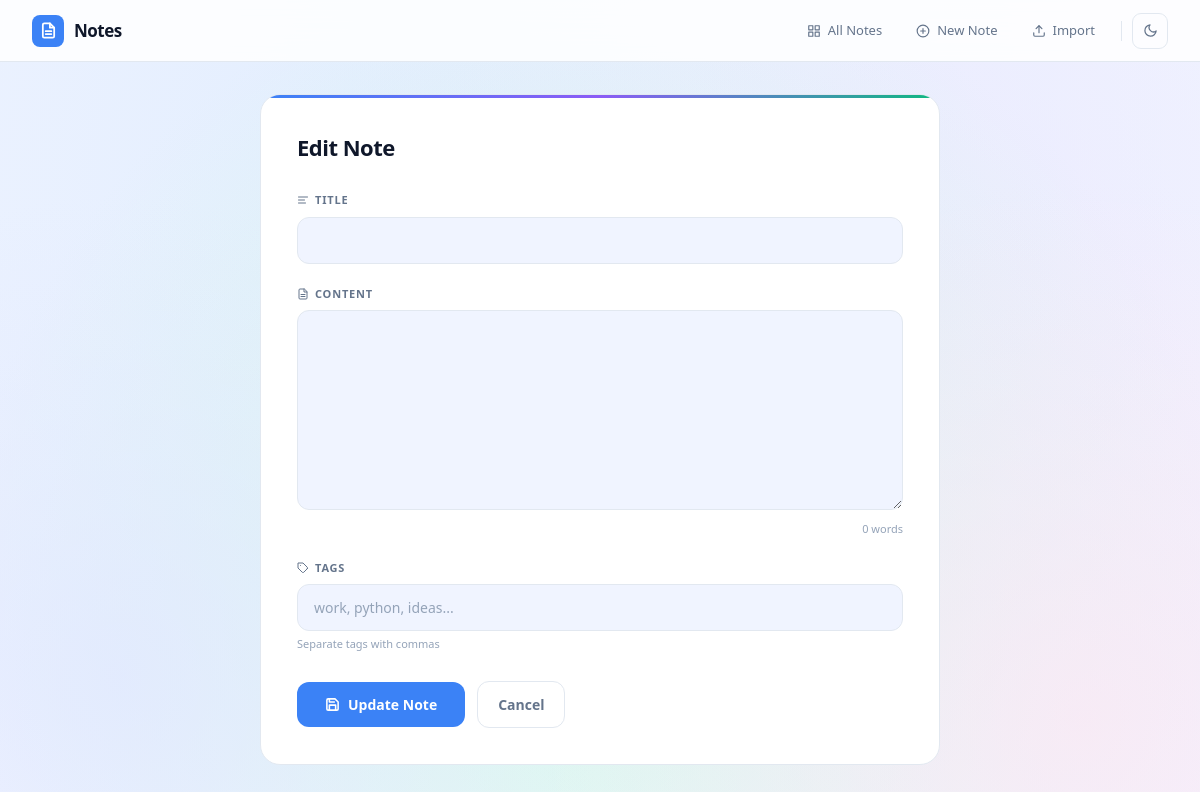
Page /edit/10 on the earlier database version.
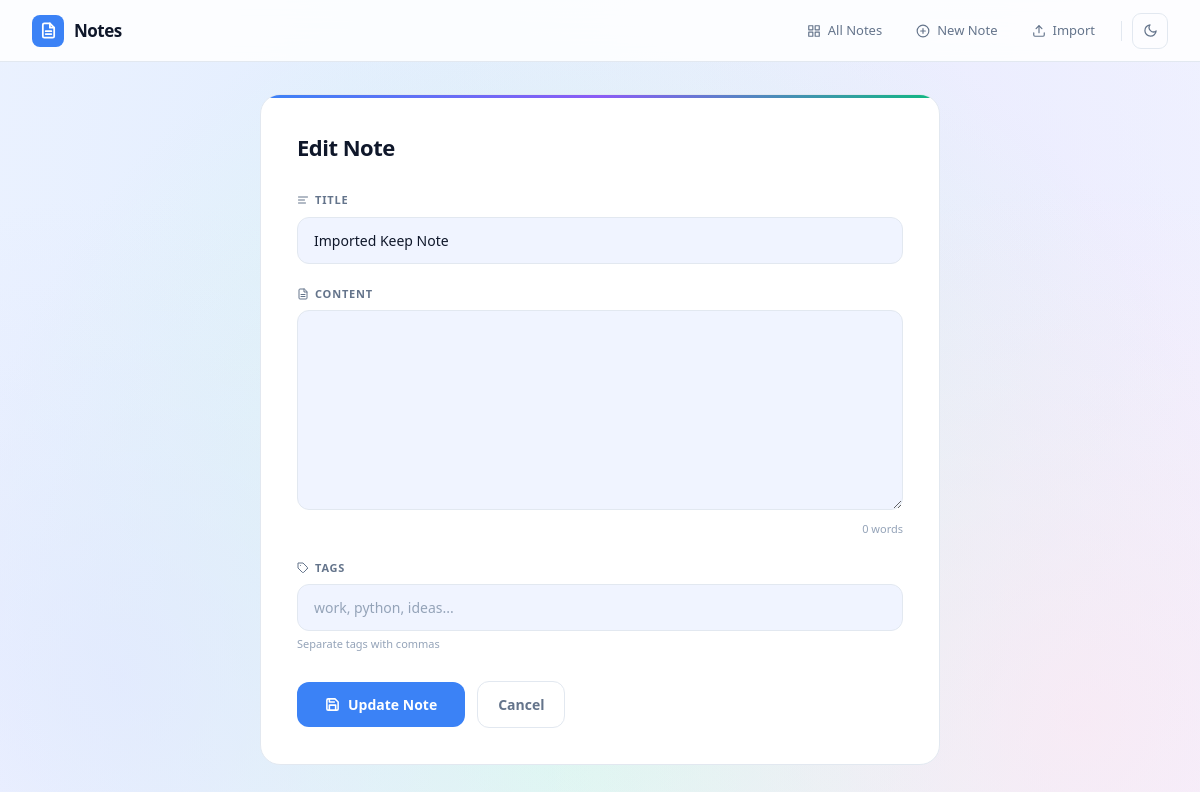
Same page on the later database version.
### tables this page shows
CREATE TABLE notes (
            id INTEGER PRIMARY KEY AUTOINCREMENT,
            title TEXT NOT NULL,
            content TEXT NOT NULL
        , is_pinned INTEGER DEFAULT 0, created_at TEXT, updated_at TEXT, word_count INTEGER DEFAULT 0);

### app.py (the view, shortened to what this page needs)
@app.route('/edit/<int:note_id>', methods=['GET', 'POST'])
def edit(note_id):
    conn = get_connection()
    note = conn.execute('SELECT * FROM notes WHERE id = ?', (note_id,)).fetchone()
    existing_tags = conn.execute('''
        SELECT tags.name FROM tags
        JOIN note_tags ON tags.id = note_tags.tag_id
        WHERE note_tags.note_id = ?
    ''', (note_id,)).fetchall()
    tag_string = ', '.join([t['name'] for t in existing_tags])
    conn.close()
    return render_template('edit.html', note=note, tag_string=tag_string)

### database.py (called while the page is built)
def get_connection():
    conn = sqlite3.connect('notes.db')
    conn.row_factory = sqlite3.Row
    return conn

### templates/edit.html (shortened to what this page needs)
{% extends "base.html" %}
{% block content %}
<div class="form-wrap">
  <div class="form-card">
    <h2 class="form-title">Edit Note</h2>
    <form method="POST">
      <div class="form-group">
        <div class="form-label">
          <svg viewBox="0 0 24 24" fill="none" stroke="currentColor" stroke-width="2" stroke-linecap="round" stroke-linejoin="round">
            <line x1="21" y1="6" x2="3" y2="6"/><line x1="15" y1="12" x2="3" y2="12"/><line x1="17" y1="18" x2="3" y2="18"/>
          </svg>
          Title
        </div>
        <input type="text" name="title" class="form-input" value="{{ note['title'] }}" autocomplete="off">
      </div>
      <div class="form-group">
        <div class="form-label">
          <svg viewBox="0 0 24 24" fill="none" stroke="currentColor" stroke-width="2" stroke-linecap="round" stroke-linejoin="round">
            <path d="M14 2H6a2 2 0 0 0-2 2v16a2 2 0 0 0 2 2h12a2 2 0 0 0 2-2V8z"/>
            <polyline points="14 2 14 8 20 8"/>
            <line x1="16" y1="13" x2="8" y2="13"/><line x1="16" y1="17" x2="8" y2="17"/>
          </svg>
          Content
        </div>
        <textarea name="content" id="note-content" class="form-input"
          oninput="updateCount()">{{ note['content'] }}</textarea>
        <div class="char-count"><span id="word-count">0</span> words</div>
      </div>
      <div class="form-group">
        <div class="form-label">
          <svg viewBox="0 0 24 24" fill="none" stroke="currentColor" stroke-width="2" stroke-linecap="round" stroke-linejoin="round">
            <path d="M20.59 13.41l-7.17 7.17a2 2 0 0 1-2.83 0L2 12V2h10l8.59 8.59a2 2 0 0 1 0 2.82z"/>
            <line x1="7" y1="7" x2="7.01" y2="7"/>
          </svg>
          Tags
        </div>
        <input type="text" name="tags" class="form-input" value="{{ tag_string or '' }}" placeholder="work, python, ideas...">
        <div class="form-hint">Separate tags with commas</div>
      </div>
      <div class="form-actions">
        <button type="submit" class="btn-primary">
          <svg viewBox="0 0 24 24" fill="none" stroke="currentColor" stroke-width="2.5" stroke-linecap="round" stroke-linejoin="round">
            <path d="M19 21H5a2 2 0 0 1-2-2V5a2 2 0 0 1 2-2h11l5 5v11a2 2 0 0 1-2 2z"/>
            <polyline points="17 21 17 13 7 13 7 21"/>
            <polyline points="7 3 7 8 15 8"/>
          </svg>
          Update Note
        </button>
        <a href="{{ url_for('index') }}" class="btn-secondary">Cancel</a>
      </div>
    </form>
  </div>
</div>
{% endblock %}

### templates/base.html (shortened to what this page needs)
<!DOCTYPE html>
<html lang="en">
<head>
    <script src="https://cdn.tailwindcss.com"></script>
    <link rel="stylesheet" href="{{ url_for('static', filename='style.css') }}">
</head>
<body>
<nav>
    <a href="{{ url_for('index') }}" class="nav-brand">
        <div class="nav-brand-icon">
            <svg viewBox="0 0 24 24" fill="none" stroke="white" stroke-width="2.5" stroke-linecap="round" stroke-linejoin="round">
                <path d="M14 2H6a2 2 0 0 0-2 2v16a2 2 0 0 0 2 2h12a2 2 0 0 0 2-2V8z"/>
                <polyline points="14 2 14 8 20 8"/>
                <line x1="16" y1="13" x2="8" y2="13"/>
                <line x1="16" y1="17" x2="8" y2="17"/>
            </svg>
        </div>
        <span class="nav-brand-text">Notes</span>
    </a>
    <div class="nav-links">
        <a href="{{ url_for('index') }}" class="nav-link">
            <svg viewBox="0 0 24 24" fill="none" stroke="currentColor" stroke-width="2" stroke-linecap="round" stroke-linejoin="round">
                <rect x="3" y="3" width="7" height="7"/><rect x="14" y="3" width="7" height="7"/>
                <rect x="14" y="14" width="7" height="7"/><rect x="3" y="14" width="7" height="7"/>
            </svg>
            All Notes
        </a>
        <a href="{{ url_for('create') }}" class="nav-link">
            <svg viewBox="0 0 24 24" fill="none" stroke="currentColor" stroke-width="2" stroke-linecap="round" stroke-linejoin="round">
                <circle cx="12" cy="12" r="10"/>
                <line x1="12" y1="8" x2="12" y2="16"/>
                <line x1="8" y1="12" x2="16" y2="12"/>
            </svg>
            New Note
        </a>
        <a href="{{ url_for('import_notes') }}" class="nav-link">
            <svg viewBox="0 0 24 24" fill="none" stroke="currentColor" stroke-width="2" stroke-linecap="round" stroke-linejoin="round">
                <path d="M21 15v4a2 2 0 0 1-2 2H5a2 2 0 0 1-2-2v-4"/>
                <polyline points="17 8 12 3 7 8"/>
                <line x1="12" y1="3" x2="12" y2="15"/>
            </svg>
            Import
        </a>
        <button class="theme-toggle" onclick="toggleTheme()" id="theme-btn">
            <svg id="moon-icon" viewBox="0 0 24 24" fill="none" stroke="currentColor" stroke-width="2" stroke-linecap="round" stroke-linejoin="round">
                <path d="M21 12.79A9 9 0 1 1 11.21 3 7 7 0 0 0 21 12.79z"/>
            </svg>
        </button>
    </div>
</nav>
<div class="container">
    {% block content %}{% endblock %}
</div>
</body>
</html>

### static/style.css (style rules this page uses)
:root { --bg: #f0f4ff; --surface: #ffffff; --border: #e2e8f0; --text: #0f172a; --text-muted: #64748b; --text-subtle: #94a3b8; --accent: #3b82f6; --accent-light: rgba(59,130,246,0.1); --danger: #ef4444; --success: #22c55e; --warning: #f59e0b; --nav-bg: rgba(255,255,255,0.85); --nav-height: 62px; }
* { margin: 0; padding: 0; box-sizing: border-box; }
body { background: var(--bg); color: var(--text); font-family: 'Segoe UI', system-ui, -apple-system, sans-serif; min-height: 100vh; overflow-x: hidden; transition: background 0.4s, color 0.4s; }
nav { position: fixed; top: 0; left: 0; right: 0; z-index: 100; background: var(--nav-bg); backdrop-filter: blur(24px); -webkit-backdrop-filter: blur(24px); border-bottom: 1px solid var(--border); padding: 0 32px; height: var(--nav-height); display: flex; align-items: center; transition: background 0.4s, border-color 0.4s; }
.nav-brand { display: flex; align-items: center; gap: 10px; margin-right: auto; text-decoration: none; }
.nav-brand-icon { width: 32px; height: 32px; background: var(--accent); border-radius: 8px; display: flex; align-items: center; justify-content: center; flex-shrink: 0; }
.nav-brand-icon svg { width: 17px; height: 17px; }
.nav-brand-text { font-size: 17px; font-weight: 800; color: var(--text); letter-spacing: -0.5px; }
.nav-links { display: flex; align-items: center; height: var(--nav-height); gap: 2px; }
.nav-link { position: relative; display: flex; align-items: center; gap: 7px; padding: 0 16px; height: var(--nav-height); text-decoration: none; color: var(--text-muted); font-size: 13px; font-weight: 500; transition: color 0.2s; white-space: nowrap; }
.nav-link svg { width: 14px; height: 14px; flex-shrink: 0; }
.nav-link::after { content: ''; position: absolute; bottom: 0; left: 16px; width: 0; height: 2px; background: var(--accent); border-radius: 2px 2px 0 0; transition: width 0.25s cubic-bezier(0.4, 0, 0.2, 1); }
.theme-toggle { width: 36px; height: 36px; border-radius: 9px; border: 1px solid var(--border); background: transparent; color: var(--text-muted); cursor: pointer; display: flex; align-items: center; justify-content: center; transition: all 0.2s; flex-shrink: 0; }
.theme-toggle svg { width: 15px; height: 15px; }
.container { position: relative; z-index: 10; max-width: 1100px; margin: 0 auto; padding: calc(var(--nav-height) + 32px) 24px 80px; }
.form-wrap { max-width: 680px; margin: 0 auto; }
.form-card { background: var(--surface); border: 1px solid var(--border); border-radius: 20px; padding: 36px; position: relative; overflow: hidden; transition: background 0.4s, border-color 0.4s; }
.form-card::before { content: ''; position: absolute; top: 0; left: 0; right: 0; height: 3px; background: linear-gradient(90deg, #3b82f6, #8b5cf6, #10b981); }
.form-title { font-size: 22px; font-weight: 800; color: var(--text); margin-bottom: 28px; letter-spacing: -0.5px; }
.form-group { margin-bottom: 22px; }
.form-label { display: flex; align-items: center; gap: 6px; font-size: 11px; font-weight: 700; color: var(--text-muted); text-transform: uppercase; letter-spacing: 0.8px; margin-bottom: 8px; }
.form-label svg { width: 12px; height: 12px; }
.form-input { width: 100%; padding: 12px 16px; background: var(--bg); border: 1.5px solid var(--border); border-radius: 12px; color: var(--text); font-size: 14px; font-family: inherit; outline: none; transition: border-color 0.2s, box-shadow 0.2s, background 0.4s; }
.form-input::placeholder { color: var(--text-subtle); }
textarea.form-input { height: 200px; resize: vertical; line-height: 1.7; }
.form-hint { font-size: 11px; color: var(--text-subtle); margin-top: 5px; }
.char-count { text-align: right; font-size: 11px; color: var(--text-subtle); margin-top: 5px; }
.form-actions { display: flex; gap: 12px; align-items: center; margin-top: 28px; flex-wrap: wrap; }
.btn-primary { display: inline-flex; align-items: center; gap: 8px; padding: 12px 28px; background: var(--accent); color: white; border: none; border-radius: 12px; font-size: 14px; font-weight: 700; cursor: pointer; transition: all 0.2s; font-family: inherit; text-decoration: none; }
.btn-primary svg { width: 15px; height: 15px; }
.btn-secondary { display: inline-flex; align-items: center; padding: 12px 20px; background: transparent; color: var(--text-muted); border: 1.5px solid var(--border); border-radius: 12px; font-size: 14px; font-weight: 600; cursor: pointer; transition: all 0.2s; font-family: inherit; text-decoration: none; }

Differences in the rows shown:
added notes: title "Imported Keep Note"
